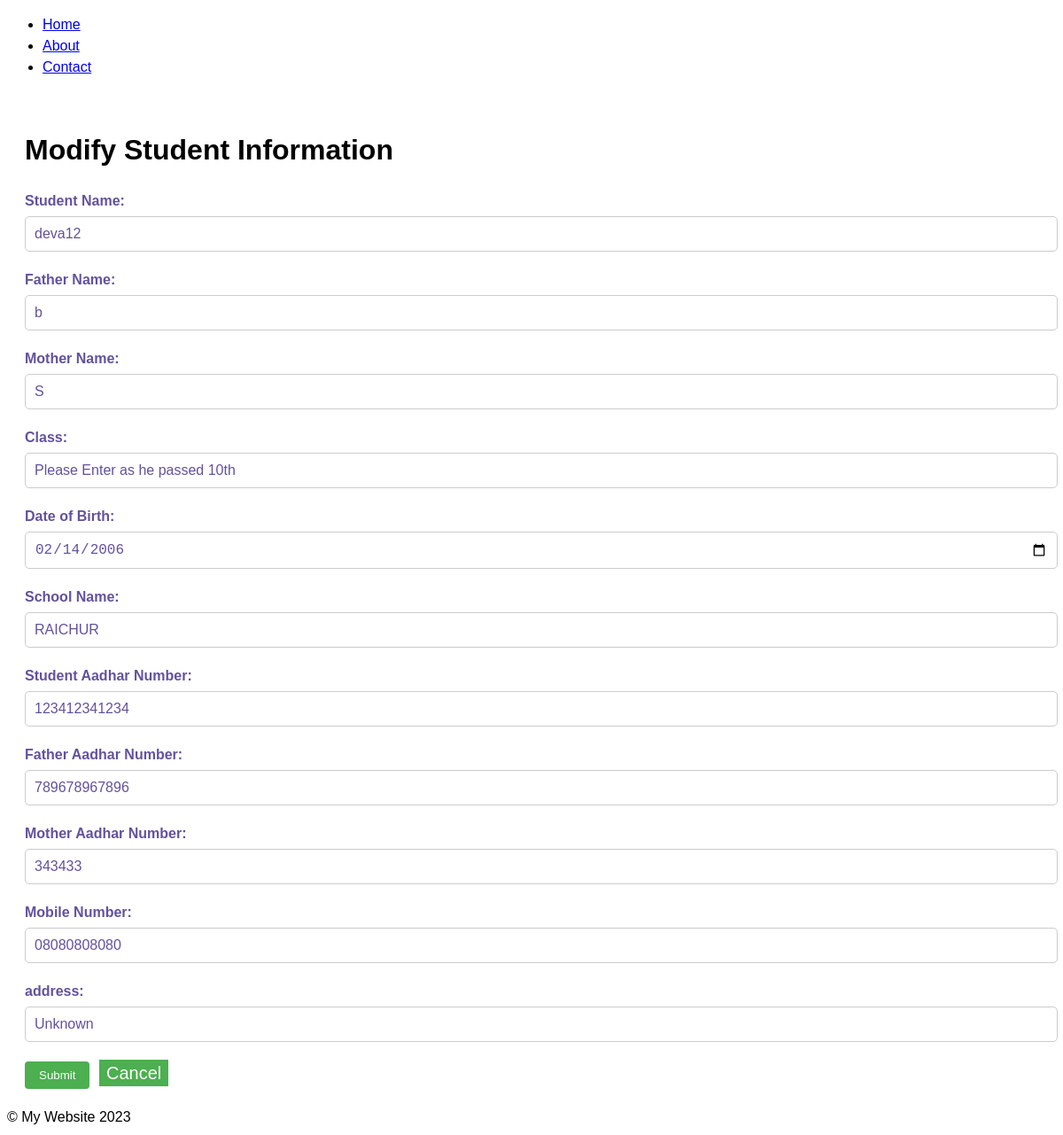
The page /modify_student/21/ on the database its author committed.
### studentsdataform/models.py (models this page shows, shortened)
class Student(models.Model):
    student_name = models.CharField(max_length=150)
    father_name = models.CharField(max_length=150)
    mother_name = models.CharField(max_length=150)
    student_class = models.CharField(max_length=150)
    school_name = models.CharField(max_length=150)
    student_aadhar = models.CharField(max_length=150)
    father_aadhar = models.CharField(max_length=150)
    mother_aadhar = models.CharField(max_length=150)
    mobile_number = models.CharField(max_length=150)
    dob = models.DateField(null=True, blank=True)
    age = models.IntegerField(null=True, blank=True)
    address=models.CharField(max_length=500, default='Unknown')

### studentsdataform/views.py (the view)
# urls.py: path('modify_student/<int:student_id>/', views.modify_student, name='modify_student'),
def modify_student(request, student_id):
    student = get_object_or_404(Student, id=student_id)
    if request.method == 'POST':
        form = StudentForm(request.POST, instance=student)
        if form.is_valid():
            form.save()
            return redirect('student_list')
    else:
        form = StudentForm(instance=student)
    context = {'form': form, 'student': student}
    return render(request, 'modify_student.html', context)

### studentsdataform/forms.py
class StudentForm(forms.ModelForm):
    dob = forms.DateField(widget=forms.TextInput(attrs={'class': 'datepicker'}))
    class Meta:
        model = Student
        fields = ['student_name',
                   'father_name',
                     'mother_name',
                     'student_class',
                     'school_name',
                     'student_aadhar',
                     'father_aadhar',
                       'mother_aadhar',
                       'mobile_number',
                       'dob',
                       'age',
                       'address'
                       ]

### templates/modify_student.html (shortened to what this page needs)
{% extends 'base.html' %}
{% block content %}
  <div class="container mt-5">
    <h1 class="text-center mb-5">Modify Student Information</h1>
    <form method="POST" class="card p-5">
    <link rel="stylesheet" href="https://code.jquery.com/ui/1.13.0/themes/smoothness/jquery-ui.css">
      <div class="mb-3">
        <label for="student_name" class="form-label">Student Name:</label>
        <input type="text" id="student_name" name="student_name" value="{{ student.student_name }}" class="form-control">
      </div>
      <div class="mb-3">
        <label for="father_name" class="form-label">Father Name:</label>
        <input type="text" id="father_name" name="father_name" value="{{ student.father_name }}" class="form-control">
      </div>
      <div class="mb-3">
        <label for="mother_name" class="form-label">Mother Name:</label>
        <input type="text" id="mother_name" name="mother_name" value="{{ student.mother_name }}" class="form-control">
      </div>
      <div class="mb-3">
        <label for="student_class" class="form-label">Class:</label>
        <input type="text" id="student_class" name="student_class" value="{{ student.student_class }}" class="form-control">
      </div>
      <div class="mb-3">
        <label for="dob" class="form-label">Date of Birth:</label>
        <input type="date" id="dob" name="dob" value="{{ student.dob|date:'Y-m-d' }}" class="form-control">
      </div>
      <div class="mb-3">
        <label for="school_name" class="form-label">School Name:</label>
        <input type="text" id="school_name" name="school_name" value="{{ student.school_name }}" class="form-control">
      </div>
      <div class="mb-3">
        <label for="student_aadhar" class="form-label">Student Aadhar Number:</label>
        <input type="text" id="student_aadhar" name="student_aadhar" value="{{ student.student_aadhar }}" class="form-control">
      </div>
      <div class="mb-3">
        <label for="father_aadhar" class="form-label">Father Aadhar Number:</label>
        <input type="text" id="father_aadhar" name="father_aadhar" value="{{ student.father_aadhar }}" class="form-control">
      </div>
      <div class="mb-3">
        <label for="mother_aadhar" class="form-label">Mother Aadhar Number:</label>
        <input type="text" id="mother_aadhar" name="mother_aadhar"  value="{{ student.mother_aadhar }}" class="form-control">
      </div>
      <div class="mb-3">
        <label for="mobile_number" class="form-label">Mobile Number:</label>
        <input type="text" id="mobile_number"  name="mobile_number" value="{{ student.mobile_number  }}" class="form-control">
      </div>
      <div class="mb-3">
        <label for="address" class="form-label">address:</label>
        <input type="text" id="address"  name="address" value="{{ student.address  }}" class="form-control">
      </div>
      <div class="d-grid gap-2">
        <button type="submit" class="btn btn-primary btn-lg mt-3">Submit</button>
        <a href="{% url 'student_list' %}" style="text-decoration: none; color: white; background-color: #4CAF50; padding: 4px 8px; font-size: 20px; margin-left: 6px;">Cancel</a>
      </div>
    </form>
  {% endblock %}

### templates/base.html (style rules this page uses)
body { font-family: Arial, Helvetica, sans-serif; font-size: 16px; line-height: 1.5; }
.container { padding: 20px; }
input[type="text"] { padding: 8px; border: 1px solid #ccc; border-radius: 4px; margin-right: 10px; }
button[type="submit"] { background-color: #4CAF50; color: white; padding: 8px 16px; border: none; border-radius: 4px; cursor: pointer; }

### templates/modify_student.html (style rules this page uses)
label { display: block; margin-bottom: 5px; font-weight: bold; font-size: 16px; color: #62529c; }
input[type=text], input[type=number], input[type=date] { width: 100%; padding: 10px; border-radius: 5px; border: 1px solid #ccc; margin-bottom: 20px; font-size: 16px; color: #62529c; }

### rows shown on the page
Student: student_name "deva12", father_name "b", mother_name "S", student_class "Please Enter as he passed 10th", dob "02/14/2006", school_name "RAICHUR", student_aadhar "123412341234", father_aadhar "789678967896", mother_aadhar "343433", mobile_number "08080808080", address "Unknown"
